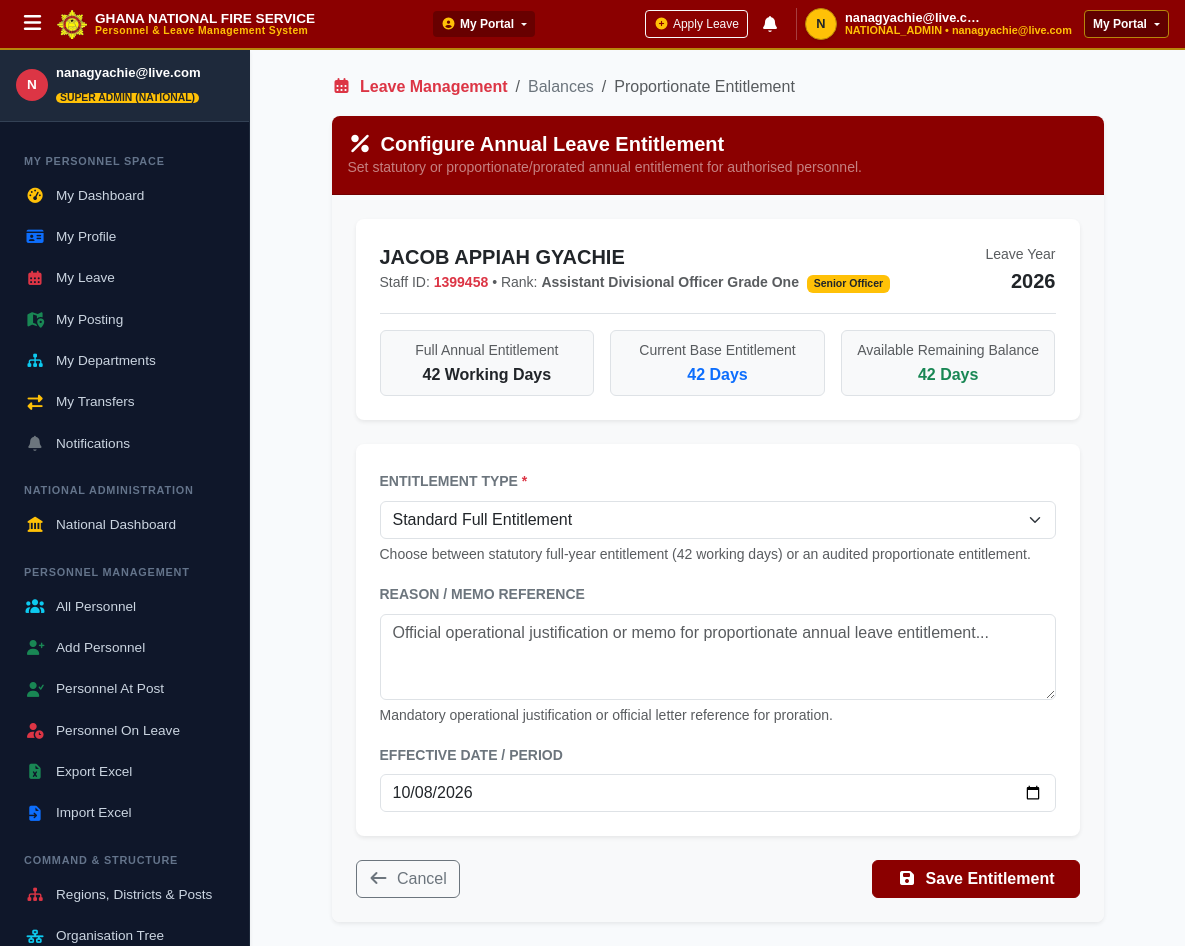
Before: /leave/balances/13/prorate/ (signed in) with the older database file.
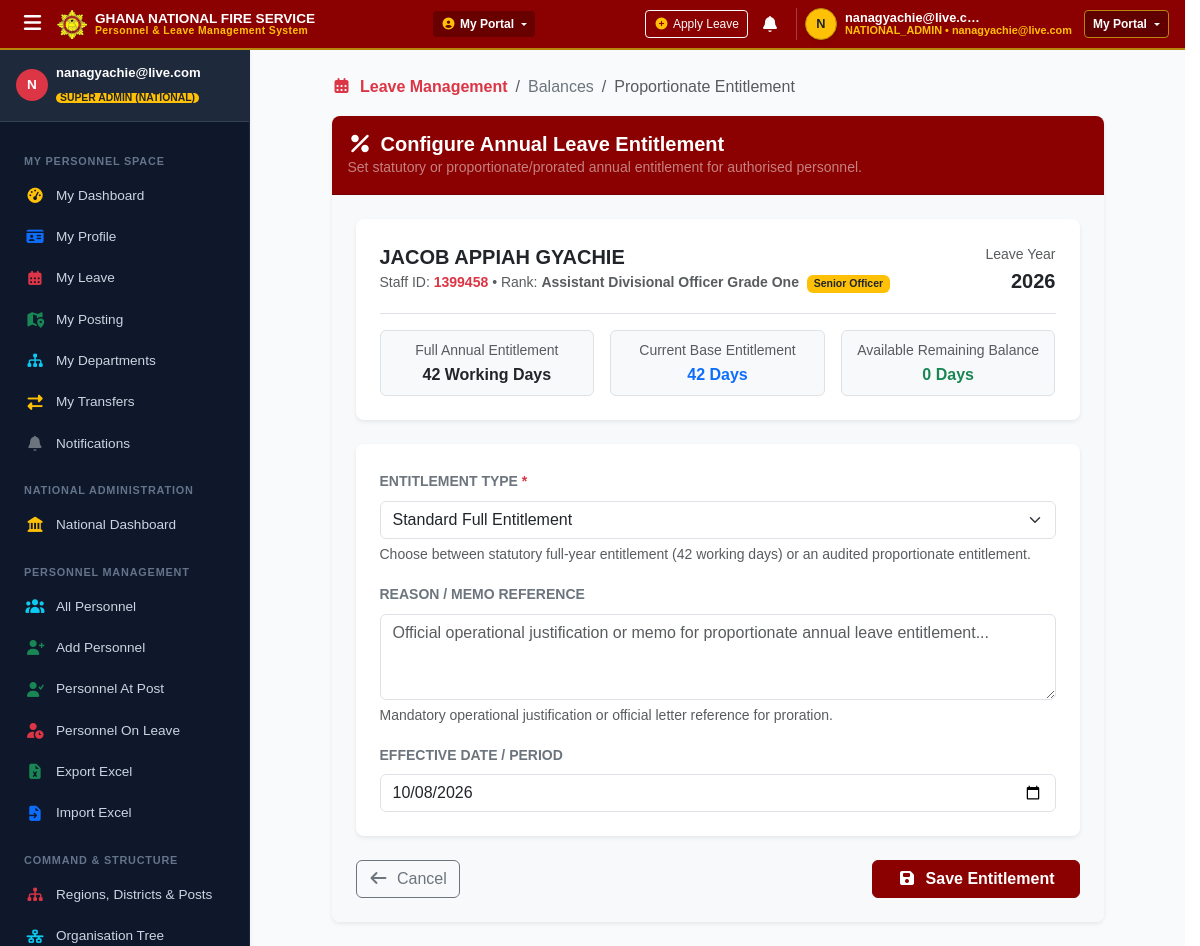
After: the same page with the newer database file.
### gnfs_komenda/models.py (models this page shows, shortened)
class LeaveEntitlement(models.Model):
    personnel = models.ForeignKey(
        NorminalRoll,
        on_delete=models.CASCADE,
        related_name="leave_entitlements",
        db_index=True
    )
    leave_year = models.PositiveIntegerField(db_index=True)
    leave_type = models.ForeignKey(
        LeaveType,
        on_delete=models.PROTECT,
        related_name="entitlements"
    )
    base_entitlement = models.PositiveIntegerField(default=0)
    carried_forward = models.PositiveIntegerField(default=0, help_text="Approved deferred days carried from previous year")
    adjustments = models.IntegerField(default=0, help_text="Manual authorized adjustments")
    days_taken = models.PositiveIntegerField(default=0, help_text="Total approved and consumed days")
    days_reserved = models.PositiveIntegerField(default=0, help_text="Days locked in pending requests")
    is_prorated = models.BooleanField(default=False, help_text="Indicates proportionate / prorated annual entitlement")
    proration_reason = models.TextField(blank=True, default="", help_text="Recorded operational/service reason for proration")
    full_annual_entitlement = models.PositiveIntegerField(default=0, help_text="Standard full-year entitlement before proration")
    notes = models.TextField(blank=True, default="")
    created_at = models.DateTimeField(auto_now_add=True)
    updated_at = models.DateTimeField(auto_now=True)
    class Meta:
        ordering = ['-leave_year', 'leave_type__name']
        unique_together = [('personnel', 'leave_year', 'leave_type')]
        verbose_name = "Leave Entitlement"
        verbose_name_plural = "Leave Entitlements"
    @property
    def total_available(self):
        return max(0, self.base_entitlement + self.carried_forward + self.adjustments)
    @property
    def remaining_balance(self):
        return max(0, self.total_available - self.days_taken - self.days_reserved)

class NorminalRoll(models.Model):
    station = models.ForeignKey(
        Station,
        on_delete=models.SET_NULL,
        null=True,
        blank=True,
        related_name="personnel",
        db_index=True
    )
    post = models.ForeignKey(
        Post,
        on_delete=models.SET_NULL,
        null=True,
        blank=True,
        related_name="personnel",
        db_index=True
    )
    functional_unit = models.ForeignKey(
        FunctionalUnit,
        on_delete=models.PROTECT,
        null=True,
        blank=True,
        related_name="personnel",
        db_index=True
    )
    officer_category = models.CharField(
        max_length=10,
        choices=Rank.OfficerCategory.choices,
        blank=True,
        default='',
        db_index=True
    )
    rank = models.ForeignKey(
        Rank,
        on_delete=models.PROTECT,
        related_name="personnel",
        null=True,
        blank=True,
        db_index=True
    )
    job_grade = models.CharField(max_length=50, blank=True, default='')
    class Gender(models.TextChoices):
        MALE = "MALE", "Male"
        FEMALE = "FEMALE", "Female"
        NOT_SET = "NOT_SET", "Not Set / Requires Review"
    gender = models.CharField(
        max_length=10,
        choices=Gender.choices,
        default=Gender.MALE,
        db_index=True
    )
    profile_picture = models.ImageField(
        upload_to="profile_pictures/",
        null=True,
        blank=True,
        help_text="Officer avatar / profile photograph (1:1 aspect ratio)"
    )
    staffID = models.CharField(
        max_length=10,
        validators=[
            RegexValidator(r'^\d{5,10}$', 'Staff ID must be exactly 7 digits.')
        ],
        unique=True
    )
    fullname = models.CharField(max_length=255, db_index=True)
    birth_date = models.DateField()
    ghana_card = models.CharField(
        max_length=15,
        validators=[
            RegexValidator(r'^GHA-\d{9}-\d$', 'Enter a valid Ghana Card number (e.g., GHA-123456789-0).')
        ],
        unique=True
    )
    mgmt_units = models.CharField(max_length=150)
    bank = models.CharField(max_length=50)
    account_number = models.CharField(
        max_length=20,
        validators=[RegexValidator(r'^[0-9-]+$', 'Enter a valid bank account number.')]
    )
    payroll_status = models.CharField(max_length=30, choices=payroll_status_choice, default='ACTIVE')
    leave_status = models.CharField(max_length=30, choices=leave_status_choice, default='AT POST')
    leave_type = models.CharField(max_length=30, choices=leave_type_choice, default='ANNUAL LEAVE', null=True, blank=True)
    start_leave = models.DateField(blank=True, null=True)
    end_leave = models.DateField(blank=True, null=True)
    created_at = models.DateTimeField(auto_now_add=True)
    called_off = models.BooleanField(default=False)
    manual_override = models.BooleanField(default=False)
    is_active = models.BooleanField(default=True, db_index=True)
    archived_at = models.DateTimeField(null=True, blank=True)
    archived_by = models.ForeignKey(
        settings.AUTH_USER_MODEL,
        on_delete=models.SET_NULL,
        null=True,
        blank=True,
        related_name="archived_personnel"
    )
    archive_reason = models.TextField(blank=True, default='')
    objects = models.Manager()
    active_objects = ActivePersonnelManager()
    class Meta:
        indexes = [
            models.Index(fields=['is_active', 'leave_status']),
            models.Index(fields=['fullname']),
        ]
        verbose_name = "Personnel Record"
        verbose_name_plural = "Personnel Records"

class Rank(models.Model):
    class OfficerCategory(models.TextChoices):
        SENIOR = "SENIOR", "Senior Officer"
        JUNIOR = "JUNIOR", "Junior Officer"
    name = models.CharField(max_length=150, unique=True, db_index=True)
    abbreviation = models.CharField(max_length=30, db_index=True)
    officer_category = models.CharField(
        max_length=10,
        choices=OfficerCategory.choices,
        db_index=True
    )
    hierarchy_order = models.PositiveIntegerField(unique=True, db_index=True)
    active = models.BooleanField(default=True)
    created_at = models.DateTimeField(auto_now_add=True)
    updated_at = models.DateTimeField(auto_now=True)
    class Meta:
        ordering = ["hierarchy_order"]
        verbose_name = "Rank"
        verbose_name_plural = "Ranks"

### gnfs_komenda/views.py (the view)
# urls.py: path('leave/balances/<int:entitlement_id>/prorate/', leave_set_proportionate_entitlement_view, name='leave-set-proportionate'),
@login_required(login_url='login-staff')
def leave_set_proportionate_entitlement_view(request, entitlement_id):
    from gnfs_komenda.forms import ProportionateLeaveEntitlementForm
    from gnfs_komenda.services.leave_policy_service import (
        can_manage_proportionate_entitlement,
        set_proportionate_annual_entitlement,
        restore_standard_annual_entitlement,
        get_base_annual_entitlement,
    )
    entitlement = get_object_or_404(
        LeaveEntitlement.objects.select_related('personnel', 'personnel__rank', 'leave_type'),
        pk=entitlement_id
    )
    if not can_manage_proportionate_entitlement(request.user, entitlement.personnel):
        raise PermissionDenied("You do not have administrative authority to configure this personnel's leave entitlement.")
    standard_days = entitlement.full_annual_entitlement or get_base_annual_entitlement(entitlement.personnel.officer_category)
    if request.method == 'POST':
        form = ProportionateLeaveEntitlementForm(request.POST, entitlement=entitlement, user=request.user)
        if form.is_valid():
            ent_type = form.cleaned_data['entitlement_type']
            days = form.cleaned_data.get('proportionate_days')
            reason = form.cleaned_data.get('reason')
            eff_date = form.cleaned_data.get('effective_date')
            try:
                if ent_type == ProportionateLeaveEntitlementForm.EntitlementType.PROPORTIONATE:
                    set_proportionate_annual_entitlement(entitlement, days, reason, request.user, eff_date)
                    messages.success(request, f"Proportionate annual leave of {days} working days set for {entitlement.personnel.fullname}.")
                else:
                    restore_standard_annual_entitlement(entitlement, reason or "Restored standard entitlement.", request.user)
                    messages.success(request, f"Standard full annual leave of {standard_days} working days restored for {entitlement.personnel.fullname}.")
                next_url = request.POST.get('next') or request.GET.get('next')
                if next_url:
                    return redirect(next_url)
                return redirect('leave-balances')
            except ValidationError as e:
                messages.error(request, str(e.message if hasattr(e, 'message') else e))
        else:
            for field, errs in form.errors.items():
                messages.error(request, f"{field.replace('_', ' ').title()}: {', '.join(errs)}")
    else:
        form = ProportionateLeaveEntitlementForm(entitlement=entitlement, user=request.user)
    return render(request, 'gnfs_komenda/leave/proportionate_form.html', {
        'entitlement': entitlement,
        'standard_days': standard_days,
        'form': form,
    })

### gnfs_komenda/security.py (called while the page is built, shortened)
def get_user_role(user):
    if not user or not user.is_authenticated:
        return None
    if user.is_superuser:
        return "NATIONAL_ADMIN"

def get_user_assignment(user):
    if not user or not user.is_authenticated:
        return None
    return getattr(user, 'assignment', None)

def get_personnel_for_user(user):
    if not user or not user.is_authenticated:
        return None
    assignment = getattr(user, 'assignment', None)
    if assignment and assignment.personnel:
        return assignment.personnel
    return NorminalRoll.objects.filter(staffID__iexact=user.username).select_related(
        'rank', 'station', 'station__district', 'station__district__region', 'post', 'functional_unit'
    ).first()

### gnfs_komenda/services/leave_policy_service.py (called while the page is built)
def get_base_annual_entitlement(officer_category):
    if officer_category == Rank.OfficerCategory.SENIOR:
        pol = LeavePolicy.objects.filter(policy_code="ANNUAL_SENIOR", is_active=True).first()
        return pol.duration if pol else 42
    pol = LeavePolicy.objects.filter(policy_code="ANNUAL_JUNIOR", is_active=True).first()
    return pol.duration if pol else 36

### gnfs_komenda/templates/gnfs_komenda/leave/proportionate_form.html (shortened to what the changed rows need)
{% extends "main.html" %}
{% block content %}
<div class="container-fluid px-4 py-4" style="max-width: 820px;">
    <div class="card border-0 shadow-sm rounded-3 overflow-hidden">
        <div class="card-body p-4 bg-light">
            <div class="card border-0 shadow-sm rounded-3 bg-white p-4 mb-4">
                <div class="d-flex align-items-center justify-content-between flex-wrap gap-2 border-bottom pb-3 mb-3">
                    <div>
                        <h6 class="fw-bold text-dark mb-0 fs-5">{{ entitlement.personnel.fullname }}</h6>
                        <span class="text-muted small">
                            Staff ID: <strong class="text-danger">{{ entitlement.personnel.staffID }}</strong> &bull;
                            Rank: <strong>{{ entitlement.personnel.rank.name|default:entitlement.personnel.job_grade|default:"Officer" }}</strong>
                            <span class="badge {% if entitlement.personnel.officer_category == 'SENIOR' %}bg-warning text-dark{% else %}bg-info text-dark{% endif %} ms-1">
                                {{ entitlement.personnel.get_officer_category_display }}
                            </span>
                        </span>
                    </div>
                    <div class="text-end">
                        <span class="text-muted small d-block">Leave Year</span>
                        <strong class="fs-5 text-dark">{{ entitlement.leave_year }}</strong>
                    </div>
                </div>
                <div class="row g-3">
                    <div class="col-md-4">
                        <div class="p-2 border rounded-2 bg-light text-center">
                            <span class="text-muted small d-block">Current Base Entitlement</span>
                            <strong class="text-primary fs-6">{{ entitlement.base_entitlement }} Days</strong>
                        </div>
                    </div>
                    <div class="col-md-4">
                        <div class="p-2 border rounded-2 bg-light text-center">
                            <span class="text-muted small d-block">Available Remaining Balance</span>
                            <strong class="text-success fs-6">{{ entitlement.remaining_balance }} Days</strong>
                        </div>
                    </div>
                </div>
            </div>
        </div>
    </div>
</div>
{% endblock content %}

Changed rows visible on the page:
changed LeaveEntitlement "JACOB APPIAH GYACHIE": remaining_balance "42" → "0"
